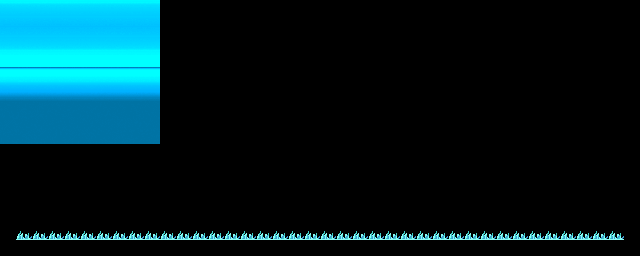

Tiled map render using the project's own tile images. Description and the map definition, with tile-layer contents summarised, below:
An orthogonal 40x16 tile map with 16x16 px tiles, 1 tile layer (edge tiles), 1 image layer and 64 objects (49x EnemySpider, 3x EnemySpike, 3x Bomb, Player, Dog3, ...).

<map version="1.0" tiledversion="v1.0.3-399-ge7b903e" orientation="orthogonal" renderorder="right-down" width="40" height="16" tilewidth="16" tileheight="16" infinite="0" nextobjectid="280">
 <tileset firstgid="1" name="tilemap" tilewidth="16" tileheight="16" tilecount="256" columns="16">
  <image source="../image/tilemap.png" width="256" height="256" />
 </tileset>
 <imagelayer name="Parallax_layer1">
  <image source="../image/bg21.png" width="160" height="144" />
  <properties>
   <property name="ratio" value="0.75" />
  </properties>
 </imagelayer>
 <objectgroup name="entities">
  <object id="1" name="Player" x="28.5" y="67" width="16" height="16" />
  <object id="15" name="Dog3" x="589.956" y="19.468" width="72" height="72">
   <properties>
    <property name="nextLevel" value="22pathlevel" />
   </properties>
  </object>
  <object id="38" name="Path" type="EnemySpider" x="244.273" y="206.864">
   <polyline points="3.33333,-53.3333 -22,-30 -160.333,-16.3333" />
  </object>
  <object id="51" name="Path" type="EnemySpider" x="576.5" y="106">
   <polyline points="3.33333,-53.3333 -22,-30 -160.333,-16.3333" />
  </object>
  <object id="52" name="Path" type="EnemySpider" x="572" y="95.5">
   <polyline points="3.33333,-53.3333 -22,-30 -84.333,-21.3333" />
  </object>
  <object id="94" name="Path" type="EnemySpider" x="238.5" y="114">
   <polyline points="3.33333,-53.3333 -22,-30 -160.333,-16.3333" />
  </object>
  <object id="95" name="Path" type="EnemySpider" x="234" y="104">
   <polyline points="3.33333,-53.3333 -22,-30 -160.333,-16.3333" />
  </object>
  <object id="96" name="Path" type="EnemySpider" x="229" y="95">
   <polyline points="3.33333,-53.3333 -22,-30 -160.333,-16.3333" />
  </object>
  <object id="97" name="Path" type="EnemySpider" x="223.5" y="85.5">
   <polyline points="3.33333,-53.3333 -22,-30 -160.333,-16.3333" />
  </object>
  <object id="98" name="Path" type="EnemySpider" x="217" y="78">
   <polyline points="3.33333,-53.3333 -22,-30 -160.333,-16.3333" />
  </object>
  <object id="108" name="Path" type="EnemySpike" x="258" y="125.5">
   <polyline points="0,0 -25,0" />
  </object>
  <object id="109" name="Path" type="EnemySpider" x="253" y="110.5">
   <polyline points="0,0 -25,0" />
  </object>
  <object id="110" name="Path" type="EnemySpider" x="255" y="134">
   <polyline points="0,0 -25,0" />
  </object>
  <object id="117" name="Path" type="EnemyShooter" x="376.693" y="153.366">
   <polyline points="-37.0986,-9.80306 -47.9644,1.44636 -91.9426,19.6062 -102.23,76.7374" />
  </object>
  <object id="118" name="Path" type="EnemySpider" x="542.733" y="92.2324">
   <polyline points="-58.9844,-12.4239 -76.2603,1.83304 -146.183,24.8479 -162.539,97.2532" />
  </object>
  <object id="119" name="Path" type="EnemySpider" x="402.036" y="65.9481">
   <polyline points="-47.9238,-12.2367 -61.9602,1.80542 -118.771,24.4735 -132.06,95.7878" />
  </object>
  <object id="120" name="Path" type="EnemySpider" x="433.5" y="90">
   <polyline points="0,0 -25,0" />
  </object>
  <object id="121" name="Path" type="EnemySpider" x="381" y="133.5">
   <polyline points="0,0 -25,0" />
  </object>
  <object id="122" name="Path" type="EnemySpider" x="390.5" y="112.5">
   <polyline points="0,0 -69.5,0" />
  </object>
  <object id="126" name="Path" type="EnemySpider" x="533" y="48">
   <polyline points="0,0 -25,0" />
  </object>
  <object id="127" name="Path" type="EnemySpider" x="503" y="66.5">
   <polyline points="0,0 -25,0" />
  </object>
  <object id="129" name="Path" type="EnemySpider" x="465" y="24">
   <polyline points="0,0 -42,24 -80.5,30.5 -109.5,19 -133.5,36 -144.5,97.5" />
  </object>
  <object id="131" name="Path" type="EnemySpider" x="470" y="35">
   <polyline points="0,0 -42,24 -80.5,30.5 -109.5,19 -133.5,36 -144.5,97.5" />
  </object>
  <object id="133" name="Path" type="EnemySpider" x="302.5" y="53.5">
   <polyline points="0,0 -25,0" />
  </object>
  <object id="134" name="Path" type="EnemySpider" x="299.5" y="62">
   <polyline points="0,0 -25,0" />
  </object>
  <object id="136" name="Path" type="EnemySpider" x="483.5" y="51.5">
   <polyline points="0,0 -42,24 -80.5,30.5 -109.5,19 -133.5,36 -144.5,97.5" />
  </object>
  <object id="137" name="Path" type="EnemySpider" x="498.5" y="228">
   <polyline points="0,0 -10.5,-79.5 -35,-103.5 -60,-109" />
  </object>
  <object id="139" name="Path" type="EnemySpider" x="635.5" y="142.5">
   <polyline points="0,0 -10.5,-79.5 -35,-103.5 -60,-109" />
  </object>
  <object id="140" name="Path" type="EnemySpider" x="343.963" y="175.576">
   <polyline points="0,0 -10.5,-79.5 -35,-103.5 -60,-109" />
  </object>
  <object id="194" name="Path" type="EnemySpider" x="301.5" y="91.5">
   <polyline points="0,0 -166,1" />
  </object>
  <object id="195" name="Path" type="EnemySpider" x="323.5" y="144.5">
   <polyline points="0,0 -166,1" />
  </object>
  <object id="196" name="Path" type="EnemySpider" x="364" y="105">
   <polyline points="0,0 -166,1" />
  </object>
  <object id="197" name="Path" type="EnemySpider" x="330.5" y="117">
   <polyline points="0,0 -166,1" />
  </object>
  <object id="198" name="Path" type="EnemySpider" x="380" y="27.5">
   <polyline points="0,0 -166,1" />
  </object>
  <object id="199" name="Path" type="EnemySpider" x="439.5" y="43">
   <polyline points="0,0 -166,1" />
  </object>
  <object id="200" name="Path" type="EnemySpider" x="401.5" y="57.5">
   <polyline points="0,0 -166,1" />
  </object>
  <object id="202" name="Path" type="EnemySpider" x="520.5" y="116.5">
   <polyline points="0,0 -25,0" />
  </object>
  <object id="203" name="Path" type="EnemySpider" x="511" y="137.5">
   <polyline points="0,0 -25,0" />
  </object>
  <object id="206" name="Path" type="EnemySpider" x="461" y="125">
   <polyline points="0,0 -166,1" />
  </object>
  <object id="207" name="Path" type="EnemySpider" x="476.5" y="145">
   <polyline points="0,0 -166,1" />
  </object>
  <object id="208" name="Path" type="EnemySpider" x="538" y="111.5">
   <polyline points="0,0 -147,72.5" />
  </object>
  <object id="224" name="Path" type="EnemySpider" x="332.042" y="199.97">
   <polyline points="0,0 -70.447,0" />
  </object>
  <object id="226" name="Path" type="EnemySpider" x="374" y="89">
   <polyline points="0,0 -25,0" />
  </object>
  <object id="227" name="Path" type="EnemySpider" x="345.5" y="71">
   <polyline points="0,0 -25,0" />
  </object>
  <object id="228" name="Path" type="EnemySpider" x="66" y="205">
   <polyline points="0,0 -25,0" />
  </object>
  <object id="240" name="Path" type="EnemySpider" x="186.5" y="54">
   <polyline points="0,0 -25,0" />
  </object>
  <object id="241" name="Path" type="EnemySpider" x="192" y="88">
   <polyline points="0,0 -25,0" />
  </object>
  <object id="242" name="Path" type="EnemySpike" x="196.5" y="64.5">
   <polyline points="0,0 -25,0" />
  </object>
  <object id="243" name="Path" type="EnemySpider" x="350" y="105.5">
   <polyline points="0,0 -25,0" />
  </object>
  <object id="244" name="Path" type="EnemySpike" x="484.5" y="84">
   <polyline points="0,0 -25,0" />
  </object>
  <object id="252" name="Path" type="EnemySpider" x="440.548" y="197.849">
   <polyline points="0,0 -25,0" />
  </object>
  <object id="253" name="Path" type="EnemySpider" x="552.027" y="87.1737">
   <polyline points="0,0 -210,0" />
  </object>
  <object id="254" name="Path" type="EnemySpider" x="548" y="70">
   <polyline points="0,0 -25,0" />
  </object>
  <object id="255" name="Path" type="EnemySpider" x="273.5" y="97">
   <polyline points="0,0 -25,0" />
  </object>
  <object id="256" name="Path" type="EnemySpider" x="536" y="128.5">
   <polyline points="0,0 -25,0" />
  </object>
  </objectgroup>
 <layer name="edge tiles" width="40" height="16">
  <data>[640 cells, 38 non-empty, 1 distinct tile ids]</data>
 </layer>
 <objectgroup color="#ff0000" name="collision layer" opacity="0.79">
  <!-- 4 objects omitted --></objectgroup>
</map>
<!-- 9 of 64 objects omitted -->
